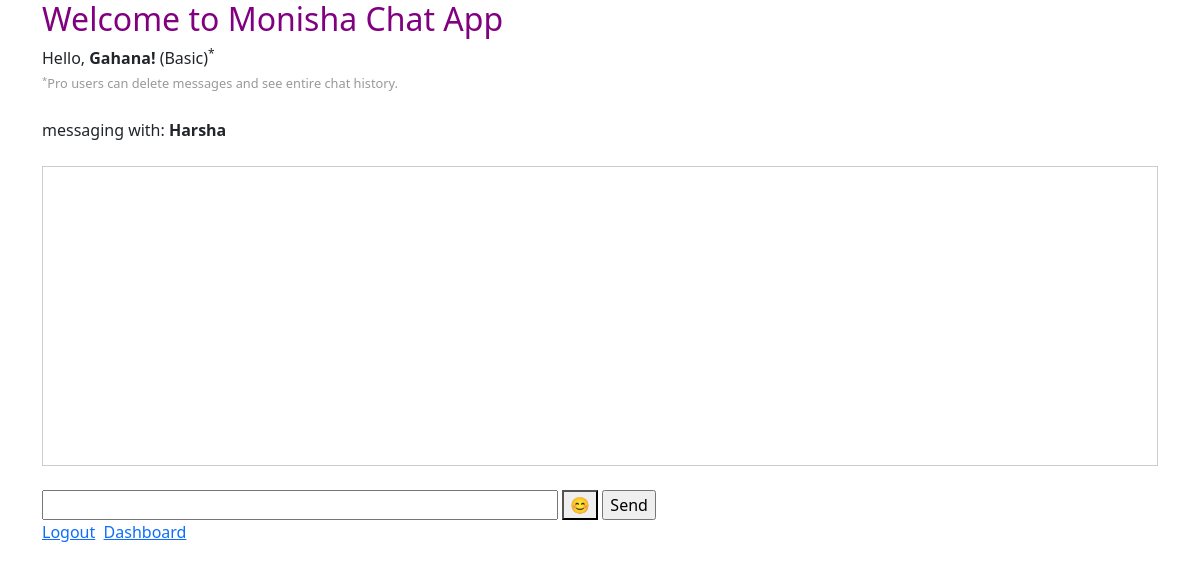
Page /chat/direct_messages/?receiver=harsha (signed in) on the earlier database version.
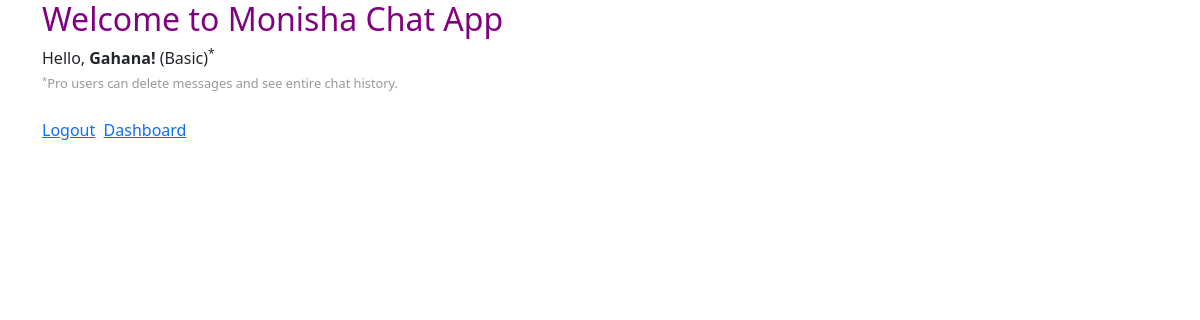
Same page on the later database version.
### users/models.py (models this page shows)
class User(AbstractUser):
    USER_TYPE = (
        ('basic', 'Basic User'),
        ('pro', 'Pro User'),
    )
    user_type = models.CharField(max_length=10, choices=USER_TYPE, default='basic')

### chat/views.py (the view)
# urls.py: path("direct_messages/", views.direct_messages, name="direct_messages"),
def direct_messages(request):
    if not request.user.is_authenticated:
        return redirect('users:login')
    receiver_username = request.GET.get('receiver')
    receiver = User.objects.filter(username=receiver_username).first() if receiver_username else None
    users = User.objects.exclude(id=request.user.id)
    messages = DirectMessage.objects.filter(
        Q(sender=request.user, receiver=receiver) | Q(receiver=request.user, sender=receiver)
    ).order_by('timestamp') if receiver else []
    emoji_list = ['😀', '😂', '❤️', '👍', '🎉', '😎', '🥳', '😢', '🔥', '🎈']
    return render(request, "chat/direct_messages.html", {
        "messages": messages,
        "users": users,
        "current_receiver": receiver,
        'emoji_list': emoji_list,
    })

### chat/templates/chat/direct_messages.html (shortened to what this page needs)
{% extends 'base.html' %}
{% block content %}
    {% if user.is_authenticated %}
        Hello, <b>{{ user.username|capfirst|default:'Guest' }}!</b>
        {% if user.user_type == 'pro' %}
            (Pro)<sup>*</sup>
        {% else %}
            (Basic)<sup>*</sup>
        {% endif %}
        <br>
        <span style="color: #999; font-size: 0.8em;"><sup>*</sup>Pro users can delete messages and see entire chat history.</span><br><br>
        {% if current_receiver %}
            messaging with: <b>{{ current_receiver.username|capfirst }}</b><br><br>
            <div>
                <div id="message-log" style="border: 1px solid #ccc; padding: 10px; height: 300px; overflow-y: auto;"></div><br>
                <div class="message-input-container">
                    <input id="message-input" type="text" size="50">
                    <button id="emoji-button" style="font-size: 1.0em;">😊</button>
                    <input id="message-submit" type="button" value="Send">
                </div>
            </div>
        {% endif %}
        <a href="#" onclick="logout()">Logout</a>&nbsp;
        <a href="{% url 'users:dashboard' %}">Dashboard</a>
    {% else %}
        <h5>You can access this page only if you are logged in.</h5>
        <a href="{% url 'users:dashboard' %}">Dashboard</a>
    {% endif %}
{% endblock %}

Differences in the rows shown:
no longer on this page (row edited): User: username "Harsha"
Other differences:
form field value: "Send" → (not shown)
text no longer shown: "messaging with: 😊"
